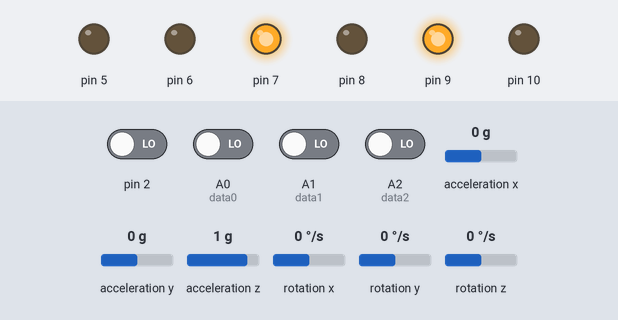
Bench run of a sketch on a simulated Arduino Uno, built with avr-gcc and run on an emulated ATmega328P. Shown: output pins drawn as LEDs (lit = HIGH). Inputs (shaded band) come from the test bench; at power-on: A0 (data0), A1 (data1), A2 (data2), pin 2 LOW, acceleration x 0 g, acceleration y 0 g, acceleration z 1 g, rotation x 0 °/s, rotation y 0 °/s, rotation z 0 °/s. The sensor or clock chip raises its interrupt line as the real part does.

Above: at 1.7 s.
1.8 s: acceleration x set to -1.4 g
At 3.0 s:
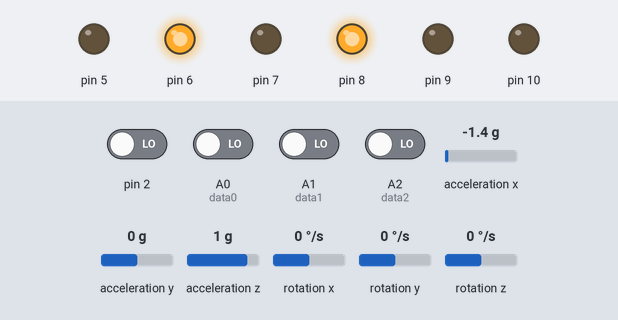
3.3 s: acceleration x set to 0 g
At 4.4 s:
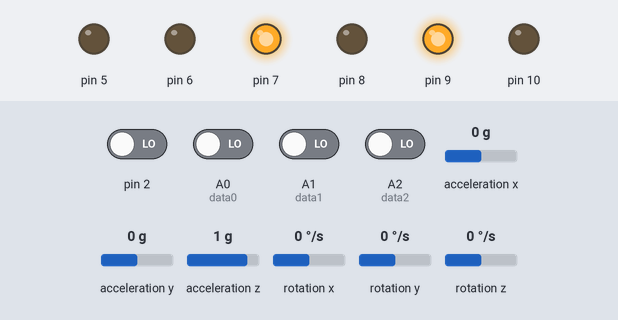
4.8 s: acceleration x set to -0.8 g
At 5.5 s:
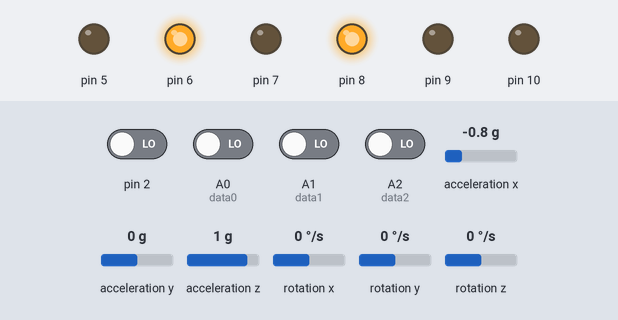
Timing chart, 0 to 7.8 s (numbered marks = the images above; inputs shaded):
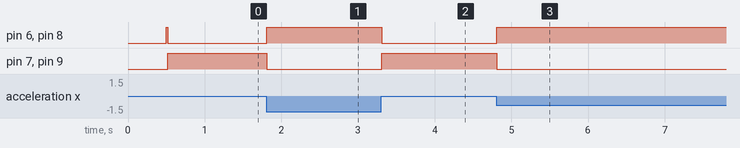

The sketch:

balancing_robot_aux.ino
```cpp
#include "PID_v1.h"
#include "LMotorController.h"
#include "I2Cdev.h"
#include "MPU6050_6Axis_MotionApps20.h"

#if I2CDEV_IMPLEMENTATION == I2CDEV_ARDUINO_WIRE
  #include "Wire.h"
#endif

#define MIN_ABS_SPEED 20

MPU6050 mpu;

// MPU control/status vars
bool dmpReady = false;    // set true if DMP init was successful
uint8_t mpuIntStatus;     // holds actual interrupt status byte from MPU
uint8_t devStatus;        // return status after each device operation (0 = success, !0 = error)
uint16_t packetSize;      // expected DMP packet size (default is 42 bytes)
uint16_t fifoCount;       // count of all bytes currently in FIFO
uint8_t fifoBuffer[64];   // FIFO storage buffer

// orientation/motion vars
Quaternion q;         // [w, x, y, z] quaternion container
VectorFloat gravity;  // [x, y, z] gravity vector
float ypr[3];         // [yaw, pitch, roll] yaw/pitch/roll container and gravity vector

//PID
double originalSetpoint = 172.0;
double setpoint = originalSetpoint;
double input, output;

//adjust these values to fit your own design
double Kp = 70;   //90;   //80;  //60;   //20    //25
double Kd = 1.6;  //2.5;  //2.3;  //2.3;  //1.0   //1.5
double Ki = 100;  //225;  //220;  //300;  //150   //250
PID pid(&input, &output, &setpoint, Kp, Ki, Kd, DIRECT);

double motorSpeedFactorLeft = 1;
double motorSpeedFactorRight = 1;
//MOTOR CONTROLLER
int ENA = 5;
int IN1 = 6;
int IN2 = 7;
int IN3 = 8;
int IN4 = 9;
int ENB = 10;
LMotorController motorController(ENA, IN1, IN2, ENB, IN3, IN4, motorSpeedFactorLeft, motorSpeedFactorRight);


//-------------------------------------------------------------------
//Communication
int data0 = A0;
int data1 = A1;
int data2 = A2;
int dataValue = 0;
//-------------------------------------------------------------------


//--------------------------------------------------------------------------------------------------------------------------------------------------------------------
volatile bool mpuInterrupt = false; // indicates whether MPU interrupt pin has gone high
void dmpDataReady()
{
  mpuInterrupt = true;
}
//--------------------------------------------------------------------------------------------------------------------------------------------------------------------

void setup()
{
  // join I2C bus (I2Cdev library doesn't do this automatically)
  #if I2CDEV_IMPLEMENTATION == I2CDEV_ARDUINO_WIRE
    Wire.begin();
    TWBR = 24; // 400kHz I2C clock (200kHz if CPU is 8MHz)
  #elif I2CDEV_IMPLEMENTATION == I2CDEV_BUILTIN_FASTWIRE
    Fastwire::setup(400, true);
  #endif

  Serial.begin(9600);
  while (!Serial) { ; }

  mpu.initialize();
  devStatus = mpu.dmpInitialize();

  // supply your own gyro offsets here, scaled for min sensitivity
  mpu.setXGyroOffset(281);
  mpu.setYGyroOffset(-86);
  mpu.setZGyroOffset(-39);
  mpu.setXAccelOffset(2911);
  mpu.setYAccelOffset(-852);
  mpu.setZAccelOffset(323);

  // make sure it worked (returns 0 if so)
  if (devStatus == 0)
  {
    // turn on the DMP, now that it's ready
    mpu.setDMPEnabled(true);

    // enable Arduino interrupt detection
    attachInterrupt(0, dmpDataReady, RISING);
    mpuIntStatus = mpu.getIntStatus();

    // set our DMP Ready flag so the main loop() function knows it's okay to use it
    dmpReady = true;

    // get expected DMP packet size for later comparison
    packetSize = mpu.dmpGetFIFOPacketSize();

    //setup PID
    pid.SetMode(AUTOMATIC);
    pid.SetSampleTime(10);
    pid.SetOutputLimits(-255, 255);
  }
  else
  {
    // ERROR!
    // 1 = initial memory load failed
    // 2 = DMP configuration updates failed
    // (if it's going to break, usually the code will be 1)
    Serial.print(F("DMP Initialization failed (code "));
    Serial.print(devStatus);
    Serial.println(F(")"));
  }

  //--------------------------------------------------------------------------
  //Communication
  pinMode(data0, INPUT);
  pinMode(data1, INPUT);
  pinMode(data2, INPUT);
  //--------------------------------------------------------------------------
}


void loop()
{
  //-------------------------------Communication------------------------------
  dataValue = 0;
  if(digitalRead(data0) == HIGH) dataValue = 1;
  if(digitalRead(data1) == HIGH) dataValue = dataValue + 2;
  if(digitalRead(data2) == HIGH) dataValue = dataValue + 4;
  //--------------------------------------------------------------------------

  //-----------------------------Movement Control-----------------------------
  switch(dataValue)
  {
    case 0: //p
      setpoint = originalSetpoint;
      break;
    case 1: //w
      setpoint = originalSetpoint - 1.0;
      break;
    case 2: //s
      setpoint = originalSetpoint + 2.0;
      break;
    case 3: //a
      setpoint = originalSetpoint - 2.0;
      break;
    case 4: //d
      setpoint = originalSetpoint - 2.0;
      break;
    case 5: //z
      setpoint = originalSetpoint + 2.0;
      break;
    case 6: //c
      setpoint = originalSetpoint + 2.0;
      break;
    case 7: //x
      setpoint = originalSetpoint;
      break;
  }
  //--------------------------------------------------------------------------


  //------------------------------Balance Control-----------------------------
  // if programming failed, don't try to do anything
  if (!dmpReady) return;

  // wait for MPU interrupt or extra packet(s) available
  while (!mpuInterrupt && fifoCount < packetSize)
  {
    //no mpu data - performing PID calculations and output to motors
    pid.Compute();
    movementControl();
  }
  movementControl();

  // reset interrupt flag and get INT_STATUS byte
  mpuInterrupt = false;
  mpuIntStatus = mpu.getIntStatus();

  // get current FIFO count
  fifoCount = mpu.getFIFOCount();

  // check for overflow (this should never happen unless our code is too inefficient)
  if ((mpuIntStatus & 0x10) || fifoCount == 1024)
  {
    // reset so we can continue cleanly
    mpu.resetFIFO();
    Serial.println(F("FIFO overflow!"));
  }
  // otherwise, check for DMP data ready interrupt (this should happen frequently)
  else if (mpuIntStatus & 0x02)
  {
    // wait for correct available data length, should be a VERY short wait
    while (fifoCount < packetSize) fifoCount = mpu.getFIFOCount();

    // read a packet from FIFO
    mpu.getFIFOBytes(fifoBuffer, packetSize);
    mpu.resetFIFO();

    // track FIFO count here in case there is > 1 packet available
    // (this lets us immediately read more without waiting for an interrupt)
    fifoCount -= packetSize;

    mpu.dmpGetQuaternion(&q, fifoBuffer);
    mpu.dmpGetGravity(&gravity, &q);
    mpu.dmpGetYawPitchRoll(ypr, &q, &gravity);
    input = ypr[1] * 180/M_PI + 180;
  }
  //--------------------------------------------------------------------------
}


//--------------------------------------------------------------------------------------------------------------------------------------------------------------------
void movementControl()
{
  switch(dataValue)
  {
    case 0: //p
      //setpoint = originalSetpoint;
      motorController.move(output, MIN_ABS_SPEED, 0.0, 0.0);
      break;
    case 1: //w
      //setpoint = originalSetpoint - 1.5;
      motorController.move(output, MIN_ABS_SPEED, 1.0, 1.0);
      break;
    case 2: //s
      //setpoint = originalSetpoint + 1.0;
      motorController.move(output, MIN_ABS_SPEED, 1.0, 1.0);
      break;
    case 3: //a
      //setpoint = originalSetpoint - 1.5;
      motorController.move(output, MIN_ABS_SPEED, 1.0, 0.0);
      break;
    case 4: //d
      //setpoint = originalSetpoint - 1.5;
      motorController.move(output, MIN_ABS_SPEED, 0.0, 1.0);
      break;
    case 5: //z
      //setpoint = originalSetpoint + 1.0;
      motorController.move(output, MIN_ABS_SPEED, 1.0, 0.0);
      break;
    case 6: //c
      //setpoint = originalSetpoint + 1.0;
      motorController.move(output, MIN_ABS_SPEED, 0.0, 1.0);
      break;
    case 7: //x
      //setpoint = originalSetpoint;
      motorController.move(output, MIN_ABS_SPEED, 1.0, 1.0);
      break;
  }
}
//--------------------------------------------------------------------------------------------------------------------------------------------------------------------
```

LMotorController.cpp
```cpp
#include "LMotorController.h"
#include "Arduino.h"


LMotorController::LMotorController(int ena, int in1, int in2, int enb, int in3, int in4, double motorAConst, double motorBConst)
{
    _motorAConst = motorAConst;
    _motorBConst = motorBConst;

	_ena = ena;
	_in1 = in1;
	_in2 = in2;
	_enb = enb;
	_in3 = in3;
	_in4 = in4;

	pinMode(_ena, OUTPUT);
	pinMode(_in1, OUTPUT);
	pinMode(_in2, OUTPUT);

	pinMode(_enb, OUTPUT);
	pinMode(_in3, OUTPUT);
	pinMode(_in4, OUTPUT);
}


void LMotorController::move(int leftSpeed, int rightSpeed, int minAbsSpeed)
{
    if (rightSpeed < 0)
    {
        rightSpeed = min(rightSpeed, -1*minAbsSpeed);
        rightSpeed = max(rightSpeed, -255);
    }
    else if (rightSpeed > 0)
    {
        rightSpeed = max(rightSpeed, minAbsSpeed);
        rightSpeed = min(rightSpeed, 255);
    }

    int realRightSpeed = map(abs(rightSpeed), 0, 255, minAbsSpeed, 255);

    if (leftSpeed < 0)
    {
        leftSpeed = min(leftSpeed, -1*minAbsSpeed);
        leftSpeed = max(leftSpeed, -255);
    }
    else if (leftSpeed > 0)
    {
        leftSpeed = max(leftSpeed, minAbsSpeed);
        leftSpeed = min(leftSpeed, 255);
    }

    int realLeftSpeed = map(abs(leftSpeed), 0, 255, minAbsSpeed, 255);

    digitalWrite(_in3, rightSpeed > 0 ? HIGH : LOW);
    digitalWrite(_in4, rightSpeed > 0 ? LOW : HIGH);
    digitalWrite(_in1, leftSpeed > 0 ? HIGH : LOW);
    digitalWrite(_in2, leftSpeed > 0 ? LOW : HIGH);
    analogWrite(_ena, realRightSpeed * _motorAConst);
    analogWrite(_enb, realLeftSpeed * _motorBConst);
}


void LMotorController::move(int speed, int minAbsSpeed)
{
    int direction = 1;

    if (speed < 0)
    {
        direction = -1;

        speed = min(speed, -1*minAbsSpeed);
        speed = max(speed, -255);
    }
    else
    {
        speed = max(speed, minAbsSpeed);
        speed = min(speed, 255);
    }

    if (speed == _currentSpeed) return;

    int realSpeed = max(minAbsSpeed, abs(speed));

    digitalWrite(_in1, speed > 0 ? HIGH : LOW);
    digitalWrite(_in2, speed > 0 ? LOW : HIGH);
    digitalWrite(_in3, speed > 0 ? HIGH : LOW);
    digitalWrite(_in4, speed > 0 ? LOW : HIGH);
    analogWrite(_ena, realSpeed * _motorAConst);
    analogWrite(_enb, realSpeed * _motorBConst);

    _currentSpeed = direction * realSpeed;
}

void LMotorController::move(int speed, int minAbsSpeed, double motorAConst, double motorBConst)
{
    int direction = 1;

    if (speed < 0)
    {
        direction = -1;

        speed = min(speed, -1*minAbsSpeed);
        speed = max(speed, -255);
    }
    else
    {
        speed = max(speed, minAbsSpeed);
        speed = min(speed, 255);
    }

    if (speed == _currentSpeed) return;

    int realSpeed = max(minAbsSpeed, abs(speed));

    digitalWrite(_in1, speed > 0 ? HIGH : LOW);
    digitalWrite(_in2, speed > 0 ? LOW : HIGH);
    digitalWrite(_in3, speed > 0 ? HIGH : LOW);
    digitalWrite(_in4, speed > 0 ? LOW : HIGH);
    analogWrite(_ena, realSpeed * motorAConst);
    analogWrite(_enb, realSpeed * motorBConst);

    _currentSpeed = direction * realSpeed;
}


void LMotorController::move(int speed)
{
    if (speed == _currentSpeed) return;

    if (speed > 255) speed = 255;
    else if (speed < -255) speed = -255;

    digitalWrite(_in1, speed > 0 ? HIGH : LOW);
    digitalWrite(_in2, speed > 0 ? LOW : HIGH);
    digitalWrite(_in3, speed > 0 ? HIGH : LOW);
    digitalWrite(_in4, speed > 0 ? LOW : HIGH);
    analogWrite(_ena, abs(speed) * _motorAConst);
    analogWrite(_enb, abs(speed) * _motorBConst);

    _currentSpeed = speed;
}


void LMotorController::turnLeft(int speed, bool kick)
{
    digitalWrite(_in1, HIGH);
    digitalWrite(_in2, LOW);
    digitalWrite(_in3, LOW);
    digitalWrite(_in4, HIGH);

    if (kick)
    {
        analogWrite(_ena, 255);
        analogWrite(_enb, 255);

        delay(100);
    }

    analogWrite(_ena, speed * _motorAConst);
    analogWrite(_enb, speed * _motorBConst);
}


void LMotorController::turnRight(int speed, bool kick)
{
    digitalWrite(_in1, LOW);
    digitalWrite(_in2, HIGH);
    digitalWrite(_in3, HIGH);
    digitalWrite(_in4, LOW);

    if (kick)
    {
        analogWrite(_ena, 255);
        analogWrite(_enb, 255);

        delay(100);
    }

    analogWrite(_ena, speed * _motorAConst);
    analogWrite(_enb, speed * _motorBConst);
}


void LMotorController::stopMoving()
{
    digitalWrite(_in1, LOW);
    digitalWrite(_in2, LOW);
    digitalWrite(_in3, LOW);
    digitalWrite(_in4, LOW);
    digitalWrite(_ena, HIGH);
    digitalWrite(_enb, HIGH);

    _currentSpeed = 0;
}
```

LMotorController.h
```cpp
#ifndef LMotorController_h
#define LMotorController_h


#include "Arduino.h"


class LMotorController
{
private:
    int _ena, _in1, _in2, _enb, _in3, _in4;
    int _currentSpeed;
    double _motorAConst, _motorBConst;
public:
    LMotorController(int ena, int in1, int in2, int enb, int in3, int in4, double motorAConst, double motorBConst);
    void move(int leftSpeed, int rightSpeed, int minAbsSpeed);
    void move(int speed);
    void move(int speed, int minAbsSpeed);
    void move(int speed, int minAbsSpeed, double motorAConst, double motorBConst);
    void turnLeft(int speed, bool kick);
    void turnRight(int speed, bool kick);
    void stopMoving();
};


#endif
```

Measured:
- after the input at 1.8 s, pin 6, pin 8: LOW → HIGH at once; pin 7, pin 9: HIGH → LOW at once
- after the input at 3.3 s, pin 6, pin 8: HIGH → LOW at once; pin 7, pin 9: LOW → HIGH at once
- after the input at 4.8 s, pin 6, pin 8: LOW → HIGH at once; pin 7, pin 9: HIGH → LOW at once
